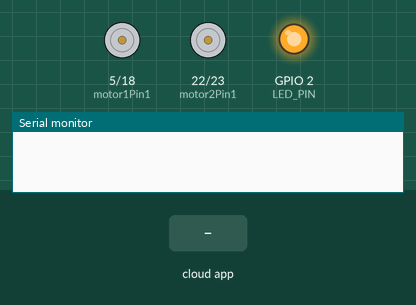
Recording of a sketch running on a simulated ESP32. Shown: motor-driver pin pairs drawn as motors (green arrow = first pin HIGH = forward, orange = second pin HIGH = backward, longer = more drive, scaled by the enable pin), output pins drawn as LEDs (lit = HIGH), the last lines printed to the serial monitor. The test bench sets the inputs (shaded band). The ROS host is connected and sends only what is stated.

Above: at 3.2 s.
3.3 s: the phone or cloud app sets linear.x to -100
At 4.5 s:
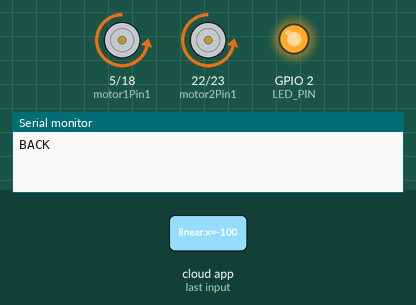
4.8 s: the phone or cloud app sets angular.z to -100
At 6.0 s:
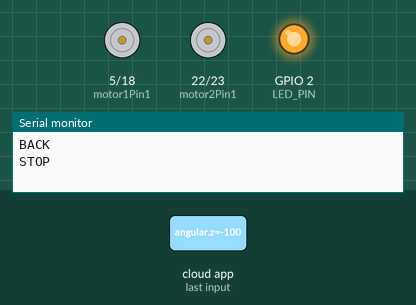
6.3 s: the phone or cloud app sets linear.x to 0
At 7.6 s:
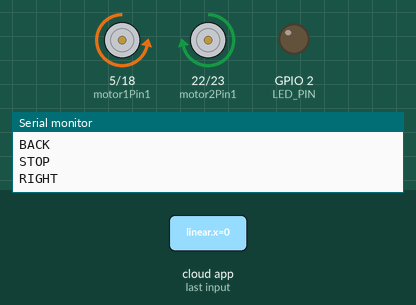
7.9 s: the phone or cloud app sets angular.z to 100
At 9.1 s:
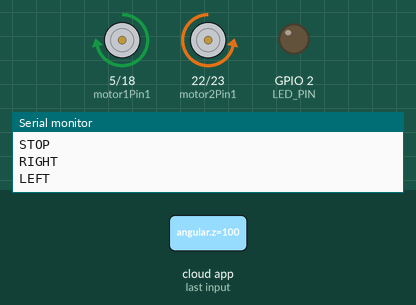
9.4 s: the phone or cloud app sets angular.z to 0
At 10.6 s:
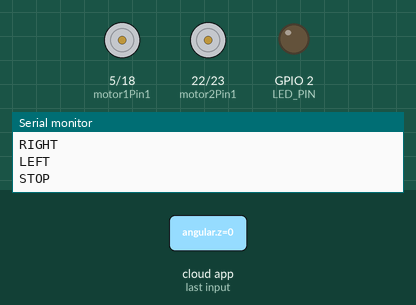
10.9 s: the phone or cloud app sets linear.x to 100
At 11.9 s:
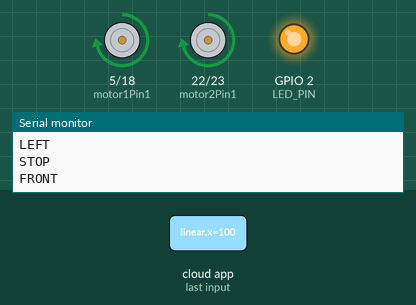
Timing chart, 0 to 13.4 s (numbered marks = the images above; inputs shaded):
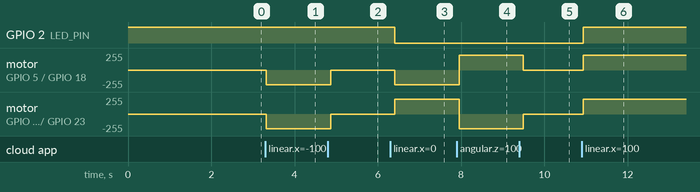

Measured:
- after the input at 3.3 s, motor on GPIO 5 (motor1Pin1) / GPIO 18 (motor1Pin2), motor on GPIO 22 (motor2Pin1) / GPIO 23 (motor2Pin2): stopped → backward 219/255 at once
- after the input at 4.8 s, motor on GPIO 5 (motor1Pin1) / GPIO 18 (motor1Pin2), motor on GPIO 22 (motor2Pin1) / GPIO 23 (motor2Pin2): backward 219/255 → stopped after 0.07 s
- after the input at 6.3 s, GPIO 2 (LED_PIN): HIGH → LOW after 0.11 s; motor on GPIO 5 (motor1Pin1) / GPIO 18 (motor1Pin2): stopped → backward 219/255 after 0.11 s; motor on GPIO 22 (motor2Pin1) / GPIO 23 (motor2Pin2): stopped → forward 219/255 after 0.11 s
- after the input at 7.9 s, motor on GPIO 5 (motor1Pin1) / GPIO 18 (motor1Pin2): backward 219/255 → forward 219/255 after 0.05 s; motor on GPIO 22 (motor2Pin1) / GPIO 23 (motor2Pin2): forward 219/255 → backward 219/255 after 0.05 s
- after the input at 9.4 s, motor on GPIO 5 (motor1Pin1) / GPIO 18 (motor1Pin2): forward 219/255 → stopped after 0.10 s; motor on GPIO 22 (motor2Pin1) / GPIO 23 (motor2Pin2): backward 219/255 → stopped after 0.10 s
- after the input at 10.9 s, GPIO 2 (LED_PIN): LOW → HIGH at once; motor on GPIO 5 (motor1Pin1) / GPIO 18 (motor1Pin2), motor on GPIO 22 (motor2Pin1) / GPIO 23 (motor2Pin2): stopped → forward 219/255 at once

The sketch:

microros_diff_drive.ino
```cpp
#include <micro_ros_arduino.h>

#include <stdio.h>
#include <rcl/rcl.h>
#include <rcl/error_handling.h>
#include <rclc/rclc.h>
#include <rclc/executor.h>

#include <geometry_msgs/msg/twist.h>

rcl_subscription_t subscriber;
geometry_msgs__msg__Twist msg;
rclc_executor_t executor;
rcl_allocator_t allocator;
rclc_support_t support;
rcl_node_t node;


#define LED_PIN 2

int motor1Pin1 = 5;
int motor1Pin2 = 18;
int enable1Pin = 4;

int motor2Pin1 = 22;
int motor2Pin2 = 23;
int enable2Pin = 19;

// Setting PWM properties
const int freq = 30000;
const int pwmChannel = 0;
const int resolution = 8;
int dutyCycle = 220;

#define RCCHECK(fn) { rcl_ret_t temp_rc = fn; if((temp_rc != RCL_RET_OK)){error_loop();}}
#define RCSOFTCHECK(fn) { rcl_ret_t temp_rc = fn; if((temp_rc != RCL_RET_OK)){error_loop();}}

void error_loop(){
  while(1){
    digitalWrite(LED_PIN, !digitalRead(LED_PIN));
    delay(100);
  }
}

//twist message cb
void subscription_callback(const void *msgin) {
  const geometry_msgs__msg__Twist * msg = (const geometry_msgs__msg__Twist *)msgin;
  // if velocity in x direction is 0 turn off LED, if 1 turn on LED
  digitalWrite(LED_PIN, (msg->linear.x == 0) ? LOW : HIGH);
  int num = msg->linear.x * 10;
  int ang = msg->angular.z * 10;
  if (num > 0 && ang == 0)
  {
    Serial.println("FRONT");
    digitalWrite(motor1Pin1, HIGH);
    digitalWrite(motor1Pin2, LOW);
    digitalWrite(motor2Pin1, HIGH);
    digitalWrite(motor2Pin2, LOW);
    ledcWrite(pwmChannel, dutyCycle);
  }
  else if (num < 0 && ang == 0)
  {
    Serial.println("BACK");
    digitalWrite(motor1Pin1, LOW);
    digitalWrite(motor1Pin2, HIGH);
    digitalWrite(motor2Pin1, LOW);
    digitalWrite(motor2Pin2, HIGH);
    ledcWrite(pwmChannel, dutyCycle);

  }
  else if (num == 0 && ang == 0)
  {
    Serial.println("STOP");
    digitalWrite(motor1Pin1, LOW);
    digitalWrite(motor1Pin2, LOW);
    digitalWrite(motor2Pin1, LOW);
    digitalWrite(motor2Pin2, LOW);
  }
  else if (ang > 0 && num == 0)
  {
    Serial.println("LEFT");
    digitalWrite(motor1Pin1, HIGH);
    digitalWrite(motor1Pin2, LOW);
    digitalWrite(motor2Pin1, LOW);
    digitalWrite(motor2Pin2, HIGH);
    ledcWrite(pwmChannel, dutyCycle);
  }
  else if (ang < 0 && num == 0)
  {

    Serial.println("RIGHT");
    digitalWrite(motor1Pin1, LOW);
    digitalWrite(motor1Pin2, HIGH);
    digitalWrite(motor2Pin1, HIGH);
    digitalWrite(motor2Pin2, LOW);
    ledcWrite(pwmChannel, dutyCycle);
  }
  else
  {
    Serial.println("STOP");
    digitalWrite(motor1Pin1, LOW);
    digitalWrite(motor1Pin2, LOW);
    digitalWrite(motor2Pin1, LOW);
    digitalWrite(motor2Pin2, LOW);
  }
}

void setup() {
//  set_microros_transports();
  set_microros_wifi_transports("YOUR_SSID", "YOUR_PASSWORD", "192.168.29.80", 8888);
  pinMode(LED_PIN, OUTPUT);
  digitalWrite(LED_PIN, HIGH);

  // sets the pins as outputs:
  pinMode(motor1Pin1, OUTPUT);
  pinMode(motor1Pin2, OUTPUT);
  pinMode(enable1Pin, OUTPUT);

  pinMode(motor2Pin1, OUTPUT);
  pinMode(motor2Pin2, OUTPUT);
  pinMode(enable2Pin, OUTPUT);

  Serial.begin(115200);

  // configure LED PWM functionalitites
  ledcSetup(pwmChannel, freq, resolution);

  // attach the channel to the GPIO to be controlled
  ledcAttachPin(enable1Pin, pwmChannel);
  ledcAttachPin(enable2Pin, pwmChannel);

  // configure LED PWM functionalitites
  ledcSetup(pwmChannel, freq, resolution);

  // attach the channel to the GPIO to be controlled
  ledcAttachPin(enable1Pin, pwmChannel);

  delay(2000);

  allocator = rcl_get_default_allocator();

   //create init_options
  RCCHECK(rclc_support_init(&support, 0, NULL, &allocator));

  // create node
  RCCHECK(rclc_node_init_default(&node, "motor_driver_node", "", &support));

  // create subscriber
  RCCHECK(rclc_subscription_init_default(
    &subscriber,
    &node,
    ROSIDL_GET_MSG_TYPE_SUPPORT(geometry_msgs, msg, Twist),
    "cmd_vel"));

  // create executor
  RCCHECK(rclc_executor_init(&executor, &support.context, 1, &allocator));
  RCCHECK(rclc_executor_add_subscription(&executor, &subscriber, &msg, &subscription_callback, ON_NEW_DATA));

}

void loop() {
  delay(100);
  RCCHECK(rclc_executor_spin_some(&executor, RCL_MS_TO_NS(100)));
}
```
